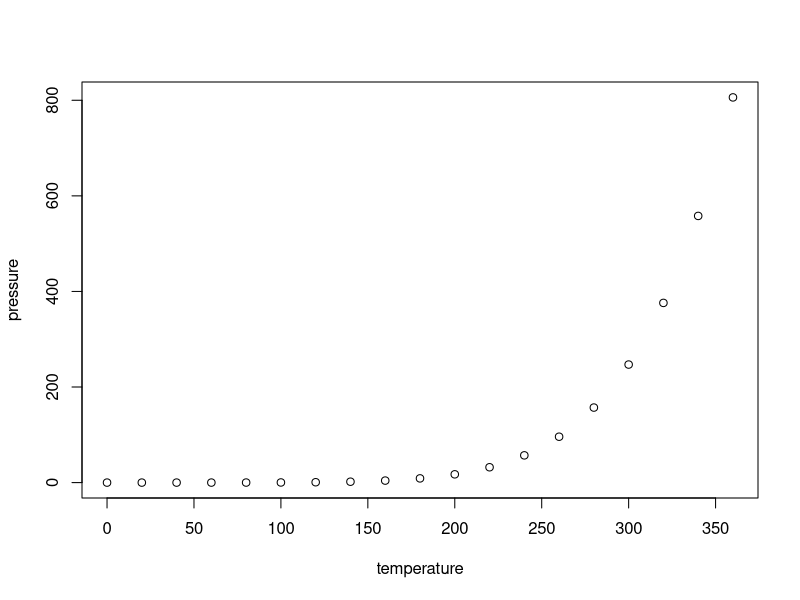
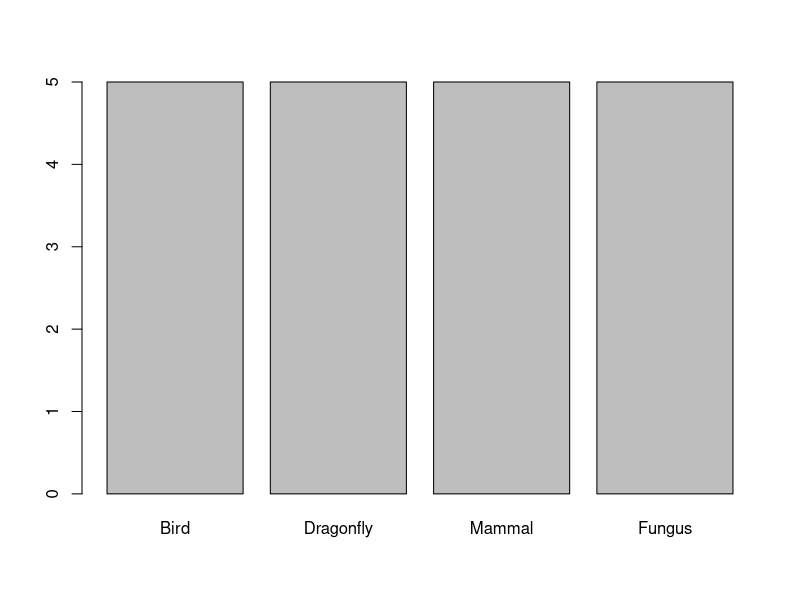

Reproduce these figures in R, in order.
## ---- chunk 1
knitr::opts_chunk$set(echo = TRUE)

#install.packages("librarian")
# librarian::lib_startup(librarian, global = TRUE)

#install.packages("dplyr")
#install.packages("ggplot2")
#install.packages("tidyverse")
# library(librarian)
library(dplyr) #Datasets?
library(ggplot2) #?
library(tidyverse) #?
#library(pander) # Asthetics for Rmd


#remove.packages(pkgs=row.names(x=installed.packages(priority="NA"))) # Delete all user installed packages
## ---- chunk 2
plot(pressure)
## ---- chunk 3
ds <- read.csv("edidiv.csv")
## ---- chunk 4
head(ds)
tail(ds)
str(ds)

#ds$taxonGroup # displays all rows for this column
head(ds$taxonGroup) # displays first few rows of single column

dim(ds) # displays rows x columns
summary(ds) # data summary
summary(ds$year) # summary for single column
## ---- chunk 5
beetle <- filter(ds, taxonGroup == "Beetle") # Filter for specific ("==") taxon group
cnt <- length(unique(beetle$taxonName)) # Number of distinct taxon names in taxon group "Beetle"
## ---- chunk 6
a <- filter(ds, taxonGroup == "Bird") %>% 
  unique() %>% 
  length()

b <- filter(ds, taxonGroup == "Dragonfly") %>% 
  unique() %>% 
  length()

c <- filter(ds, taxonGroup == "Mammal") %>% 
  unique() %>% 
  length()

d <- filter(ds, taxonGroup == "Fungus") %>% 
  unique() %>% 
  length()

vectors <- c(a,b,c,d) # c stands for concatenate
names(vectors) <- c("Bird", "Dragonfly", "Mammal", "Fungus")

barplot(vectors)
